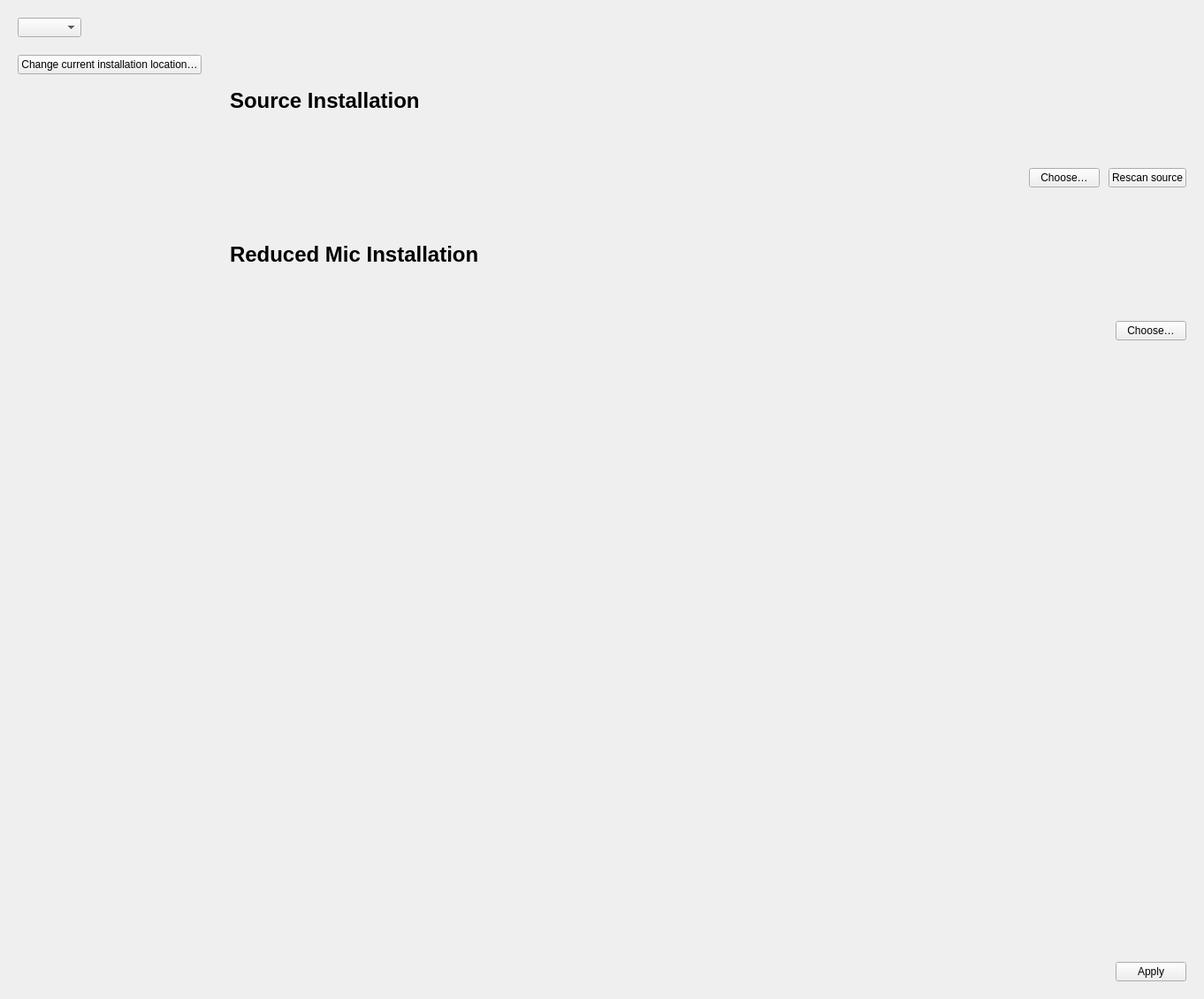
<?xml version="1.0" encoding="UTF-8"?>
<ui version="4.0">
 <class>MainWindow</class>
 <widget class="QMainWindow" name="MainWindow">
  <property name="geometry">
   <rect>
    <x>0</x>
    <y>0</y>
    <width>1362</width>
    <height>1130</height>
   </rect>
  </property>
  <widget class="QWidget" name="centralwidget">
   <layout class="QGridLayout" name="gridLayout">
    <property name="leftMargin">
     <number>20</number>
    </property>
    <property name="topMargin">
     <number>20</number>
    </property>
    <property name="rightMargin">
     <number>20</number>
    </property>
    <property name="bottomMargin">
     <number>20</number>
    </property>
    <property name="horizontalSpacing">
     <number>32</number>
    </property>
    <item row="0" column="0" colspan="2">
     <layout class="QHBoxLayout" name="headerLayout">
      <item>
       <widget class="QComboBox" name="libraryChoiceComboBox"/>
      </item>
      <item>
       <widget class="QWidget" name="quickButtonsWidget">
        <layout class="QHBoxLayout" name="quickButtonsLayout">
         <property name="leftMargin">
          <number>0</number>
         </property>
         <property name="topMargin">
          <number>0</number>
         </property>
         <property name="rightMargin">
          <number>0</number>
         </property>
         <property name="bottomMargin">
          <number>0</number>
         </property>
        </layout>
       </widget>
      </item>
      <item>
       <spacer name="headerSpacer">
        <property name="orientation">
         <enum>Qt::Orientation::Horizontal</enum>
        </property>
        <property name="sizeHint" stdset="0">
         <size>
          <width>40</width>
          <height>20</height>
         </size>
        </property>
       </spacer>
      </item>
     </layout>
    </item>
    <item row="1" column="0">
     <layout class="QVBoxLayout" name="verticalLayout_5">
      <item>
       <widget class="ProfileArtwork" name="profileArtwork"/>
      </item>
      <item>
       <widget class="QPushButton" name="useInSpitfireButton">
        <property name="toolTip">
         <string>Point the Spitfire app and plugins at the Reduced Mic Installation or back at the Source Installation (changes only Spitfire's Spitfire.properties; a backup is kept).</string>
        </property>
        <property name="text">
         <string>Change current installation location…</string>
        </property>
       </widget>
      </item>
      <item>
       <spacer name="verticalSpacer">
        <property name="orientation">
         <enum>Qt::Orientation::Vertical</enum>
        </property>
        <property name="sizeHint" stdset="0">
         <size>
          <width>20</width>
          <height>40</height>
         </size>
        </property>
       </spacer>
      </item>
     </layout>
    </item>
    <item row="1" column="1">
     <layout class="QVBoxLayout" name="verticalLayout_4">
      <property name="spacing">
       <number>10</number>
      </property>
      <item>
       <layout class="QVBoxLayout" name="verticalLayout_3">
        <item>
         <layout class="QVBoxLayout" name="verticalLayout">
          <item>
           <widget class="QLabel" name="bBCSOInstallationDirectoryLabel">
            <property name="font">
             <font>
              <pointsize>18</pointsize>
              <bold>true</bold>
             </font>
            </property>
            <property name="text">
             <string>Source Installation</string>
            </property>
            <property name="alignment">
             <set>Qt::AlignmentFlag::AlignLeading|Qt::AlignmentFlag::AlignLeft|Qt::AlignmentFlag::AlignVCenter</set>
            </property>
           </widget>
          </item>
          <item>
           <layout class="QHBoxLayout" name="horizontalLayout" stretch="100,0,0">
            <item>
             <widget class="ElidedLabel" name="sourceDirLabel" native="true"/>
            </item>
            <item>
             <widget class="QPushButton" name="chooseSourceButton">
              <property name="sizePolicy">
               <sizepolicy hsizetype="Fixed" vsizetype="Fixed">
                <horstretch>0</horstretch>
                <verstretch>0</verstretch>
               </sizepolicy>
              </property>
              <property name="text">
               <string>Choose…</string>
              </property>
             </widget>
            </item>
            <item>
             <widget class="QPushButton" name="rescanSourceButton">
              <property name="sizePolicy">
               <sizepolicy hsizetype="Fixed" vsizetype="Fixed">
                <horstretch>0</horstretch>
                <verstretch>0</verstretch>
               </sizepolicy>
              </property>
              <property name="toolTip">
               <string>Scan the source library again instead of using the saved scan (after it was updated or changed).</string>
              </property>
              <property name="text">
               <string>Rescan source</string>
              </property>
             </widget>
            </item>
           </layout>
          </item>
         </layout>
        </item>
        <item>
         <layout class="QVBoxLayout" name="verticalLayout_2">
          <item>
           <widget class="QLabel" name="removedMicPositionsBackupLabel">
            <property name="font">
             <font>
              <pointsize>18</pointsize>
              <bold>true</bold>
             </font>
            </property>
            <property name="text">
             <string>Reduced Mic Installation</string>
            </property>
            <property name="alignment">
             <set>Qt::AlignmentFlag::AlignLeading|Qt::AlignmentFlag::AlignLeft|Qt::AlignmentFlag::AlignVCenter</set>
            </property>
           </widget>
          </item>
          <item>
           <layout class="QHBoxLayout" name="horizontalLayout_2" stretch="100,0">
            <item>
             <widget class="ElidedLabel" name="destDirLabel" native="true"/>
            </item>
            <item>
             <widget class="QPushButton" name="chooseDestDirButton">
              <property name="sizePolicy">
               <sizepolicy hsizetype="Fixed" vsizetype="Fixed">
                <horstretch>0</horstretch>
                <verstretch>0</verstretch>
               </sizepolicy>
              </property>
              <property name="text">
               <string>Choose…</string>
              </property>
             </widget>
            </item>
           </layout>
          </item>
         </layout>
        </item>
       </layout>
      </item>
      <item>
       <layout class="QVBoxLayout" name="matrixLayout"/>
      </item>
      <item>
       <widget class="QLabel" name="legendLabel">
        <property name="textFormat">
         <enum>Qt::TextFormat::RichText</enum>
        </property>
        <property name="text">
         <string></string>
        </property>
       </widget>
      </item>
      <item>
       <layout class="QHBoxLayout" name="footerLayout">
        <item>
         <spacer name="footerSpacer">
          <property name="orientation">
           <enum>Qt::Orientation::Horizontal</enum>
          </property>
          <property name="sizeHint" stdset="0">
           <size>
            <width>40</width>
            <height>20</height>
           </size>
          </property>
         </spacer>
        </item>
        <item>
         <widget class="QLabel" name="installationSizeLabel">
          <property name="toolTip">
           <string>What the Reduced Mic Installation will contain, including files that are always copied (databases, patches, impulse responses).</string>
          </property>
          <property name="text">
           <string></string>
          </property>
         </widget>
        </item>
       </layout>
      </item>
      <item>
       <layout class="QHBoxLayout" name="micChooser" stretch="1,0">
        <item>
         <widget class="QLabel" name="applyStatusLabel">
          <property name="sizePolicy">
           <sizepolicy hsizetype="Expanding" vsizetype="Preferred">
            <horstretch>0</horstretch>
            <verstretch>0</verstretch>
           </sizepolicy>
          </property>
          <property name="text">
           <string></string>
          </property>
          <property name="alignment">
           <set>Qt::AlignmentFlag::AlignLeft|Qt::AlignmentFlag::AlignVCenter</set>
          </property>
          <property name="wordWrap">
           <bool>true</bool>
          </property>
         </widget>
        </item>
        <item>
         <widget class="QPushButton" name="applyButton">
          <property name="sizePolicy">
           <sizepolicy hsizetype="Minimum" vsizetype="Fixed">
            <horstretch>0</horstretch>
            <verstretch>0</verstretch>
           </sizepolicy>
          </property>
          <property name="text">
           <string>Apply</string>
          </property>
         </widget>
        </item>
       </layout>
      </item>
     </layout>
    </item>
   </layout>
  </widget>
 </widget>
 <customwidgets>
  <customwidget>
   <class>ElidedLabel</class>
   <extends>QWidget</extends>
   <header>elidedlabel.h</header>
   <container>1</container>
  </customwidget>
  <customwidget>
   <class>ProfileArtwork</class>
   <extends>QLabel</extends>
   <header>profileartwork.h</header>
  </customwidget>
 </customwidgets>
 <resources>
  <include location="resources.qrc"/>
 </resources>
 <connections/>
</ui>
